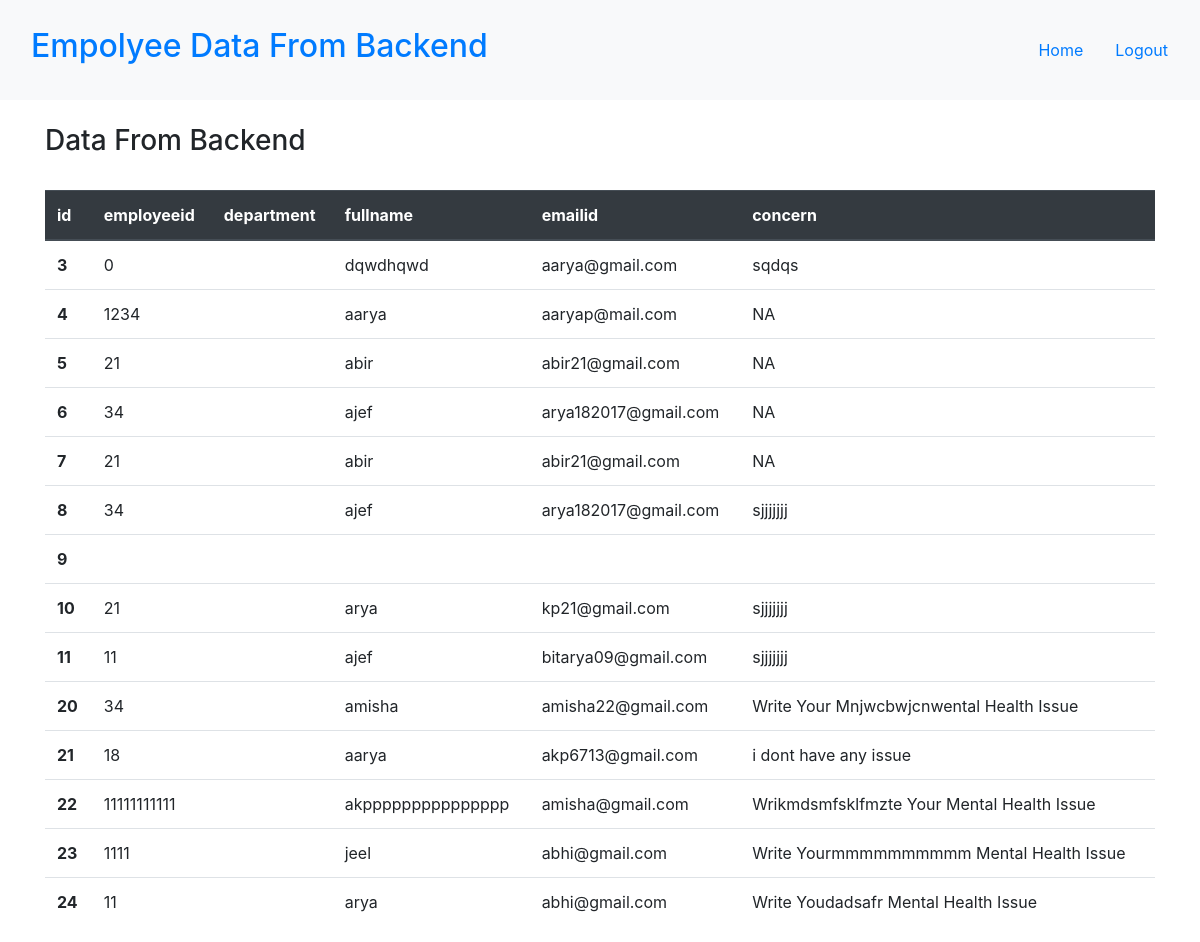
/EmployeeData/, run on the app's committed database.
### Home/models.py (models this page shows, shortened)
class Index(models.Model):
       employeeid = models.CharField(max_length=10, default="0")
       fullname = models.CharField(max_length=2000, blank=True, default='')
       emailid = models.CharField(max_length=2000, blank=True, default='')
       concern = models.TextField(max_length=2000, blank=True, default='')

### Home/views.py (the view)
# urls.py: path('EmployeeData/',views.EmployeeData,name='EmployeeData'),
def EmployeeData(request):
	data =Index.objects.all()
	context={'data':data}
	return render(request,'EmployeeData.html',context)

### templates/EmployeeData.html (shortened to what this page needs)
<!DOCTYPE html>
<html lang="en">
<head>
  <link rel="stylesheet" href="https://cdn.jsdelivr.net/npm/bootstrap@4.6.1/dist/css/bootstrap.min.css">
</head>
<body>
<nav class=" navbar navbar-expand-lg bg-light " style="height: 100px">
    <div class="container-fluid">
    <a class="navbar-brand" href="#"><strong><h2>Empolyee Data From Backend</h2></strong></a>
    </div>
    <a class="nav-link" href="/response/">Home</a>
    <a class="nav-link" href="/logout/">Logout</a>
    </nav>
<div class="container">
  <br><h3>Data From Backend </h3> <br>
  <table class="table table-hover">
     <thead class="thead-dark">
   <tr>
      <th scope="col">id</th>
      <th scope="col">employeeid</th>
      <th scope="col">department</th>
      <th scope="col">fullname</th>
      <th scope="col">emailid</th>
       <th scope="col">concern</th>
    </tr>
  </thead>
    <tbody>
  	{% for d in data %}
    <tr>
      <th scope="row">{{d.id }}</th>
      <td>{{ d.employeeid}}</td>
      <td>{{ d.department }}</td>
      <td>{{ d.fullname }}</td>
      <td>{{d.emailid}}</td>
        <td>{{d.concern}}</td>
    </tr>
    {% endfor %}
  </tbody>
  </table>
</div>
</body>
</html>

### data on the page
Index: id "3", employeeid "0", fullname "dqwdhqwd", emailid "aarya@gmail.com", concern "sqdqs"
Index: id "4", employeeid "1234", fullname "aarya", emailid "aaryap@mail.com", concern "NA"
Index: id "5", employeeid "21", fullname "abir", emailid "abir21@gmail.com", concern "NA"
Index: id "6", employeeid "34", fullname "ajef", emailid "arya182017@gmail.com", concern "NA"
Index: id "7", employeeid "21", fullname "abir", emailid "abir21@gmail.com", concern "NA"
Index: id "8", employeeid "34", fullname "ajef", emailid "arya182017@gmail.com", concern "sjjjjjjj"
Index: id "9"
Index: id "10", employeeid "21", fullname "arya", emailid "kp21@gmail.com", concern "sjjjjjjj"
Index: id "11", employeeid "11", fullname "ajef", emailid "bitarya09@gmail.com", concern "sjjjjjjj"
Index: id "20", employeeid "34", fullname "amisha", emailid "amisha22@gmail.com", concern "Write Your Mnjwcbwjcnwental Health Issue"
Index: id "21", employeeid "18", fullname "aarya", emailid "akp6713@gmail.com", concern "i dont have any issue"
Index: id "22", employeeid "11111111111", fullname "akppppppppppppppp", emailid "amisha@gmail.com", concern "Wrikmdsmfsklfmzte Your Mental Health Issue"
Index: id "23", employeeid "1111", fullname "jeel", emailid "abhi@gmail.com", concern "Write Yourmmmmmmmmmm Mental Health Issue"
Index: id "24", employeeid "11", fullname "arya", emailid "abhi@gmail.com", concern "Write Youdadsafr Mental Health Issue"
